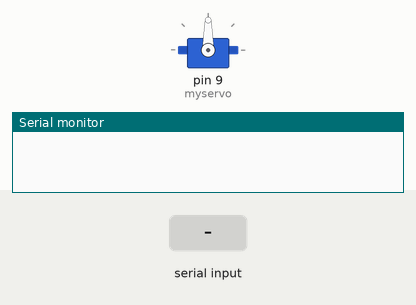
A sketch run on a simulated Arduino Uno, built with avr-gcc and run on an emulated ATmega328P. Parts: servo, the last lines printed to the serial monitor. Inputs (shaded band) come from the test bench.

Above: at 1.2 s.
1.3 s: "a" received over Serial
At 1.7 s:
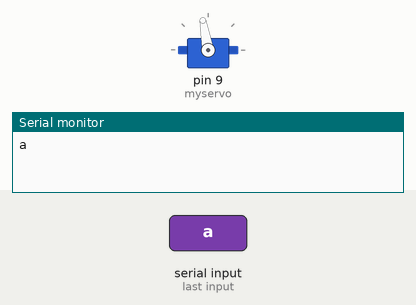
2.8 s: "1" received over Serial
At 4.1 s:
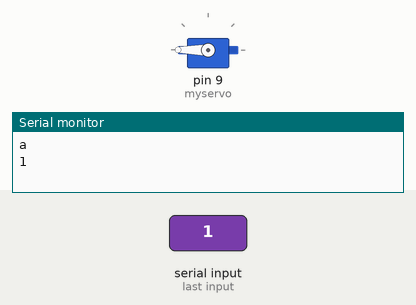
Timing chart, 0 to 5.8 s (numbered marks = the images above; inputs shaded):
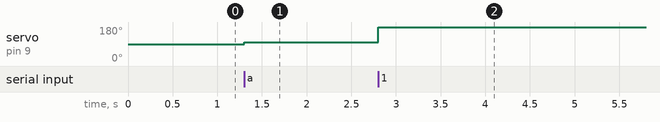

Measured:
- after the input at 1.3 s, servo on pin 9 (myservo): 90° → 100° at once
- after the input at 2.8 s, servo on pin 9 (myservo): 100° → 180° at once

The sketch:

serial_chck.ino
```cpp
#include <Servo.h>
Servo myservo;
void setup()
{
  Serial.begin(9600);
  myservo.attach(9);
}

void loop()
{
  if((Serial.available()>0))
  {
    char a;
  a=Serial.read();
  Serial.println(a);
  if(a=='a')
  {
    myservo.write(100);
  }
  else
  {
    myservo.write(180);
  }

    //myservo.write(20);
  }
}
```
